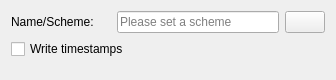
<?xml version="1.0" encoding="UTF-8"?>
<ui version="4.0">
 <class>ProfileDataLogFileWidgetUI</class>
 <widget class="QWidget" name="ProfileDataLogFileWidgetUI">
  <property name="geometry">
   <rect>
    <x>0</x>
    <y>0</y>
    <width>336</width>
    <height>80</height>
   </rect>
  </property>
  <layout class="QGridLayout" name="gridLayout">
   <item row="0" column="1">
    <widget class="QLineEdit" name="qlineedit_scheme">
     <property name="placeholderText">
      <string>Please set a scheme</string>
     </property>
    </widget>
   </item>
   <item row="0" column="2">
    <widget class="QPushButton" name="kpushbutton_scheme"/>
   </item>
   <item row="0" column="0">
    <widget class="QLabel" name="label_scheme">
     <property name="minimumSize">
      <size>
       <width>100</width>
       <height>0</height>
      </size>
     </property>
     <property name="text">
      <string>Name/Scheme:</string>
     </property>
    </widget>
   </item>
   <item row="2" column="0">
    <spacer name="verticalSpacer">
     <property name="orientation">
      <enum>Qt::Orientation::Vertical</enum>
     </property>
     <property name="sizeHint" stdset="0">
      <size>
       <width>20</width>
       <height>40</height>
      </size>
     </property>
    </spacer>
   </item>
   <item row="1" column="0" colspan="2">
    <widget class="QCheckBox" name="checkBox_timestamps">
     <property name="enabled">
      <bool>true</bool>
     </property>
     <property name="toolTip">
      <string>&lt;html&gt;&lt;head/&gt;&lt;body&gt;&lt;p&gt;Write Media Catalog Number (MCN) and International Standard Recording Codes (ISRC, ISO 3901) of the tracks into the cue sheet (if your drive have the capability).&lt;/p&gt;&lt;p&gt;Depending in your drive it could take a few seconds at the end of your ripping process to fetch those numbers and codes.&lt;/p&gt;&lt;/body&gt;&lt;/html&gt;</string>
     </property>
     <property name="statusTip">
      <string/>
     </property>
     <property name="whatsThis">
      <string/>
     </property>
     <property name="text">
      <string>Write timestamps</string>
     </property>
     <property name="checkable">
      <bool>true</bool>
     </property>
    </widget>
   </item>
  </layout>
 </widget>
 <resources/>
 <connections/>
</ui>
